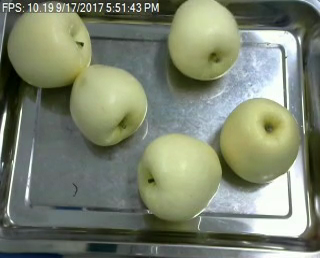
#> input picture Projekt/DataSetNew/Training/Apple_Green/Apple_Green_154.png, 320 x 258 px, given in place of Carambola_135.png, which was not available
$ python AnsatzHenry.py
#> lines starting #> are read from the running program, lines starting #| are printed output that depends on the picture; after the words box and inside, x2 and y2 are one past the last pixel; in counts of white or black regions, pixels touching at a corner belong together; long printed decimals are rounded; pictures that were not available may be replaced by others from this repository, and a replacement may not be noted
"""
Der CNN Ansatz bei unserem Fruits Dataset.

Labels:
0  - Apple Green
1  - Apple Red
2  - Banana
3  - Carambola
4  - Guava
5  - Kiwi
6  - Mango
7  - Muskmelon
8  - Orange
9  - Peach
10 - Pear
11 - Persimmon
12 - Pitaya
13 - Plum
14 - Pomegranate
15 - Tomato
"""

import glob
import numpy as np
from skimage.io import imread
from os import walk
from skimage.color import rgb2hsv
from skimage.filters import threshold_otsu

"""
Gibt bei einer Liste von Bildern entsprechende Masken aus, die nach dem Otsu-Verfahren auf den Saturation-Dimensionen (HSV) maskiert.
"""
def createSMasks(imgs):
    masks = []
    for img in imgs:
        imgS = rgb2hsv(img)[:, :, 1]
        masks.append(imgS > threshold_otsu(imgS))
    return masks

def berechneMaskiertenMittelwert(img, mask):
    summe = [0,0,0]
    anzahlRelevanterPixel = 0
    for x in range(img.shape[0]):
        for y in range(img.shape[1]):
            #if(not(img[x,y,0] == 0 and img[x,y,1] == 0 and img[x,y,2] == 0)):
            if(mask[x,y] != 0):
                anzahlRelevanterPixel +=1
                summe += img[x,y]
    return summe / anzahlRelevanterPixel

def berechneMaskierteMittelwerte(imgs, masks):
    mittelwerte = []
    for i in range(len(imgs)):
        mittelwerte.append(berechneMaskiertenMittelwert(imgs[i], masks[i]))
    return mittelwerte


testBild1 = imread("./DataSet/Carambola/Training/Carambola_135.png")
#> testBild1 is the input picture: shape (258, 320, 3); mean R, G, B 122.8, 130.5, 111.1
imgS1 = rgb2hsv(testBild1)[:, :, 1]
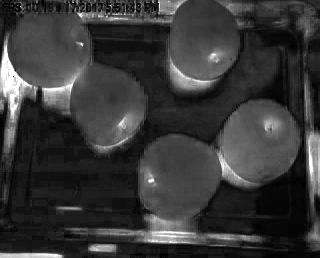
#> imgS1: shape (258, 320) float64; min 0, max 1, mean 0.22
mask1 = (imgS1 > threshold_otsu(imgS1))
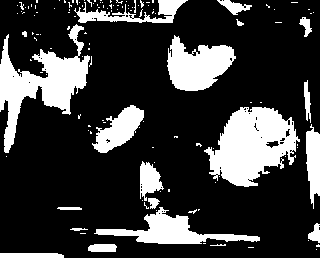
#> mask1: shape (258, 320) bool; 23% white; 132 white regions (111 under 20 px), largest, box (x1, y1, x2, y2) and area: (204, 107, 300, 187) 4718, (0, 24, 90, 153) 4156, (167, 35, 236, 91) 2408
testBild2 = imread("./DataSet/Carambola/Training/Carambola_136.png")
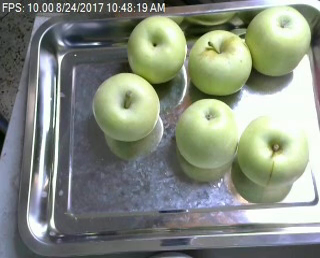
#> input picture Projekt/DataSetNew/Training/Apple_Green/Apple_Green_244.png, 320 x 258 px, given in place of Carambola_136.png, which was not available
#> testBild2 is the input picture: shape (258, 320, 3); mean R, G, B 133.1, 139.9, 128.5
imgS2 = rgb2hsv(testBild2)[:, :, 1]
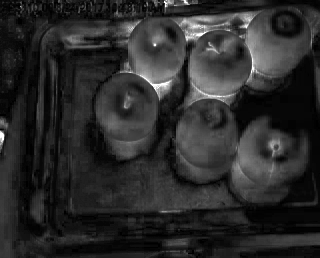
#> imgS2: shape (258, 320) float64; min 0, max 1, mean 0.169
mask2 = (imgS2 > threshold_otsu(imgS2))
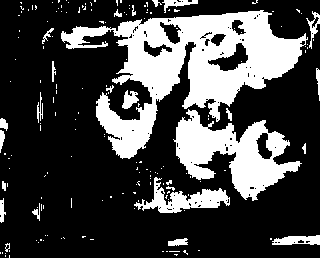
#> mask2: shape (258, 320) bool; 27.5% white; 172 white regions (147 under 20 px), largest, box (x1, y1, x2, y2) and area: (61, 10, 308, 159) 13754, (173, 109, 302, 201) 5324, (134, 177, 230, 213) 1336
testBild1HSV = rgb2hsv(testBild1)
#> testBild1HSV: shape (258, 320, 3) float64; mean of channels 0, 1, 2 0.324, 0.22, 0.517
testBild2HSV = rgb2hsv(testBild2)
#> testBild2HSV: shape (258, 320, 3) float64; mean of channels 0, 1, 2 0.408, 0.169, 0.569
mittelwerte = berechneMaskierteMittelwerte([testBild1HSV,testBild2HSV], [mask1,mask2])
#> the loop in berechneMaskierteMittelwerte, `for i in range(len(imgs)):` made 2 passes
#> after the loop in berechneMaskierteMittelwerte, `for i in range(len(imgs)):`: mittelwerte = [[0.204, 0.467, 0.399], [0.275, 0.346, 0.586]]
#> mittelwerte = [[0.204, 0.467, 0.399], [0.275, 0.346, 0.586]]
print(mittelwerte)
#| [array([0.2042, 0.4674, 0.3992]), array([0.2748, 0.3463 , 0.5857])]

#labels = ["Apple_Green", "Apple_Red", "Banana", "Carambola", "Guava", "Kiwi", "Mango", "Muskmelon", "Orange", "Peach", "Pear", "Persimmon", "Pitaya", "Plum", "Pomegranate", "Tomatoes"]
_, labels, _ = walk("./DataSet").__next__()

#Pfadstrings der Trainingsdaten
trStrings = []
for label in labels:
    trStrings += glob.glob("./DataSet/" + label + "/Training/*.png")

#Labels der Trainingsdaten
trLabels = []
for i in range(len(labels)):
    trLabels += [i] * 800

#Pfadstrings der Testdaten
testStrings = []
for label in labels:
    testStrings += glob.glob("./DataSet/" + label + "/Test/*.png")

#Labels der Testdaten
testLabels = []
for i in range(len(labels)):
    testLabels += [i] * 200


#Einlesen der Bilder
trImgs = []
for path in trStrings:
    trImgs.append(imread(path))

testImgs = []
for path in testStrings:
    testImgs.append(imread(path))

print('Jetzt wird es interessant:')

trMasks = createSMasks(trImgs)
testMasks = createSMasks(testImgs)

trMittelwerte = berechneMaskierteMittelwerte(trImgs, trMasks)
#> trMittelwerte = []
testMittelwerte = berechneMaskierteMittelwerte(testImgs, testMasks)
#> testMittelwerte = []

np.save('trMittelwerte',trMittelwerte)
np.save('testMittelwerte', testMittelwerte)

np.save('trLabels',trLabels)
np.save('testLabels', testLabels)
